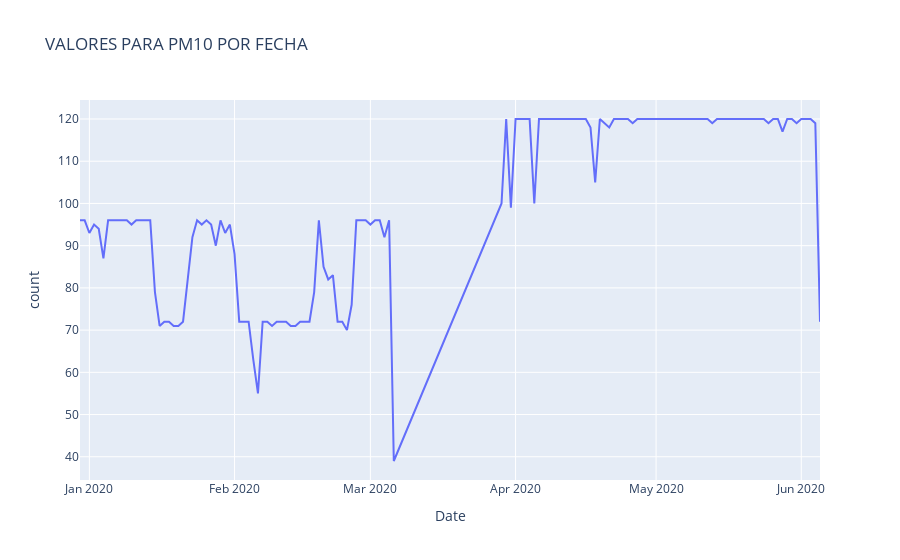

Notebook code cell kept with this figure:
### Code cell
import plotly.express as px
fig = px.line(PEpm10pa,x='Date',y='count',title="VALORES PARA PM10 POR FECHA")
fig.show()

### Figure 1 — Plotly figure (JSON) as saved in the notebook; plotly's stock layout.template omitted (floating-point values rounded to 4 significant figures; data arrays with more than 128 entries replaced by an {"elided": "..."} marker saying what was removed)
{"data": [{"hovertemplate": "Date=%{x}<br>count=%{y}<extra></extra>", "legendgroup": "", "line": {"color": "#636efa", "dash": "solid"}, "mode": "lines", "name": "", "orientation": "v", "showlegend": false, "type": "scatter", "x": {"elided": "137 str values"}, "xaxis": "x", "y": {"elided": "137 int values"}, "yaxis": "y"}], "layout": {"legend": {"tracegroupgap": 0}, "title": {"text": "VALORES PARA PM10 POR FECHA"}, "xaxis": {"anchor": "y", "domain": [0, 1], "title": {"text": "Date"}}, "yaxis": {"anchor": "x", "domain": [0, 1], "title": {"text": "count"}}}}
